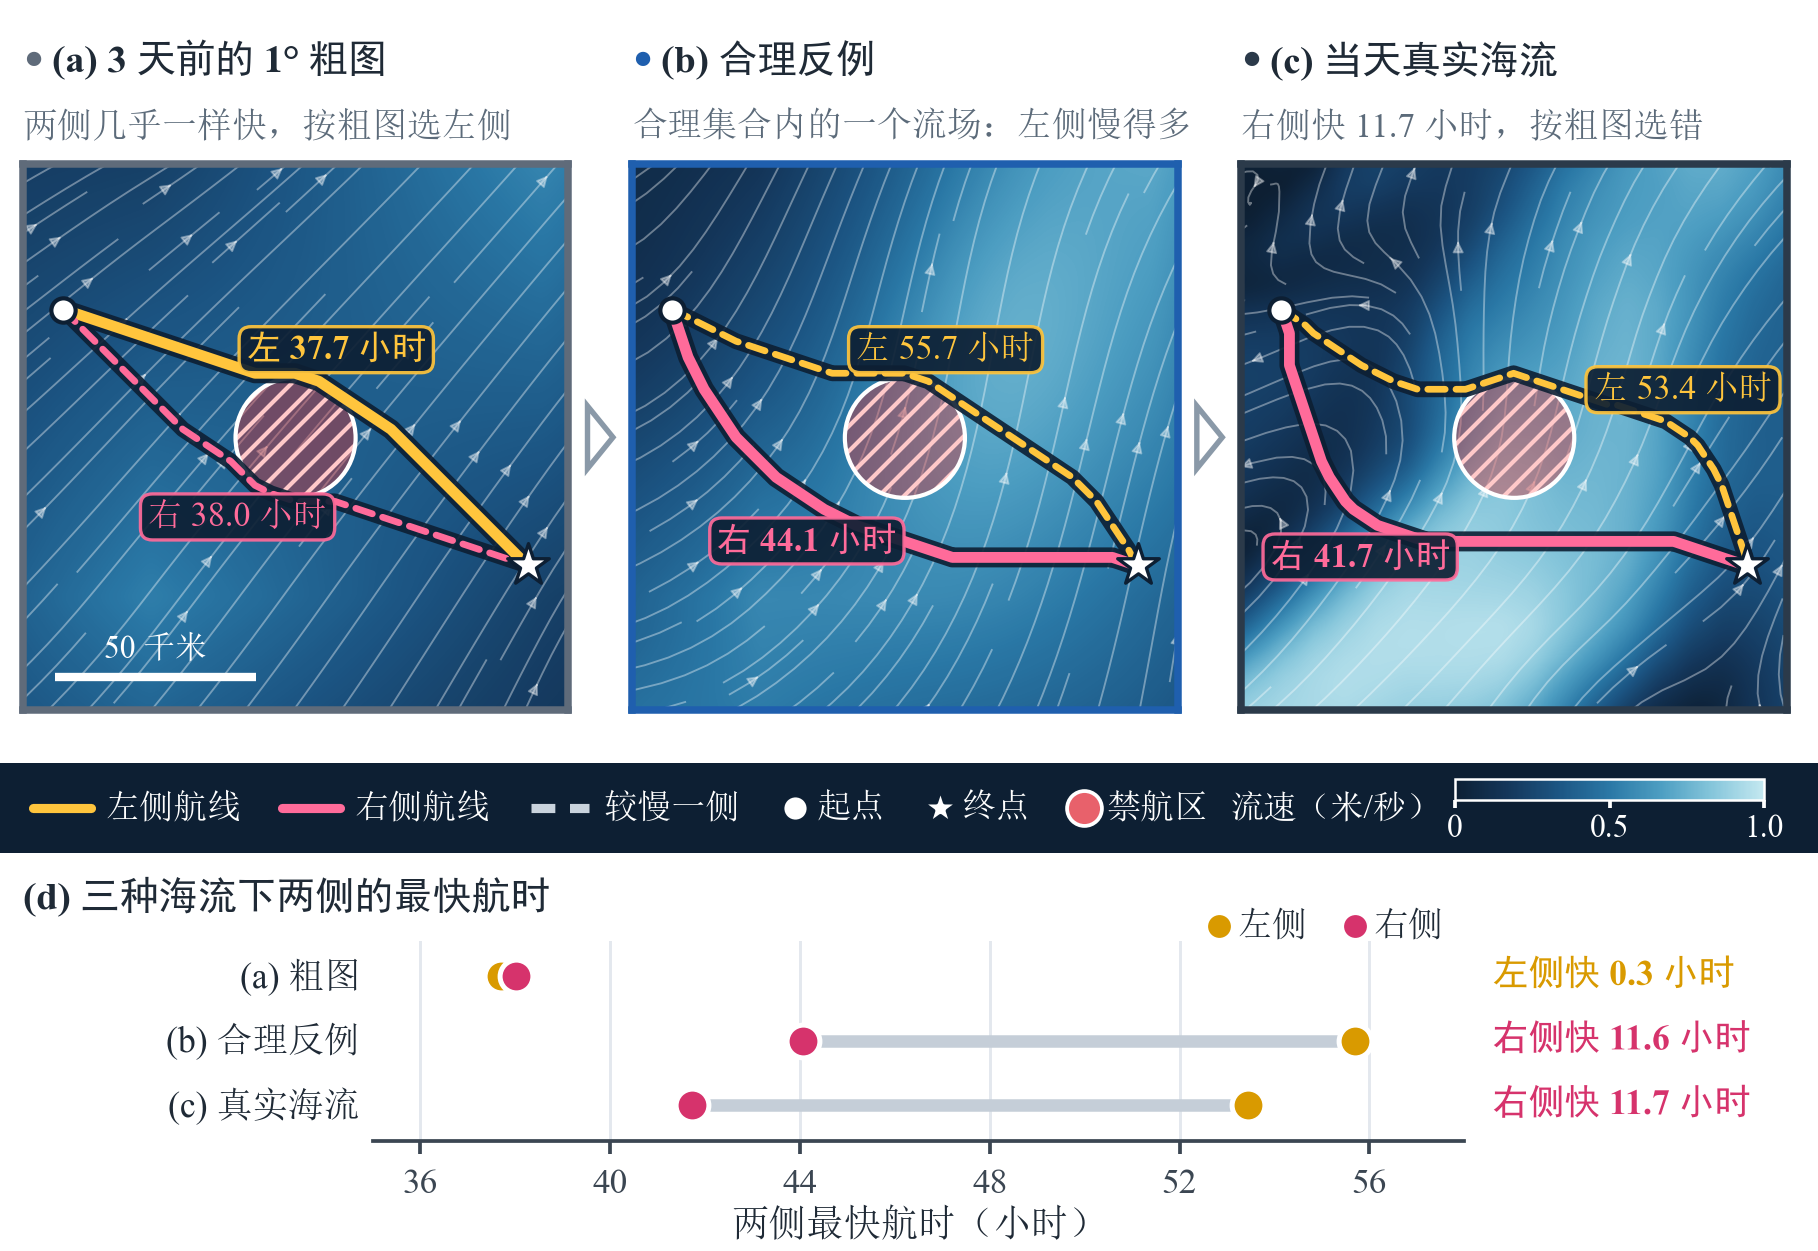

Reproduce this figure in Python.
"""Fig. 2: one test mission (2022-01-18, chosen by a stated rule in experiments/route_example.py).
(a) the 1-degree map made 3 days earlier: the two sides look equally fast; (b) a plausible counterexample,
a field inside the calibrated plausible set (radius 1.5) in which the map's side is much slower; (c) the
real current of that day; (d) the fastest time of each side in the three fields."""
import json

import numpy as np
import matplotlib.pyplot as plt
from matplotlib.patches import FancyBboxPatch, Rectangle
from matplotlib.lines import Line2D
from matplotlib.colorbar import ColorbarBase
from matplotlib.colors import Normalize

import rstyle as st
import rmaps as rm

PANELS = [("map", "(a) 3 天前的 1° 粗图", "两侧几乎一样快，按粗图选左侧", st.MAP),
          ("counter", "(b) 合理反例", "合理集合内的一个流场：左侧慢得多", st.OURS),
          ("truth", "(c) 当天真实海流", "右侧快 11.7 小时，按粗图选错", "#2B3A4A")]


def main():
    st.setup()
    D = np.load(st.ROOT / "results" / "route_example.npz")
    M = json.load(open(st.ROOT / "results" / "route_example.json", encoding="utf-8"))
    W_MM, H_MM = 154, 106
    fig = plt.figure(figsize=(W_MM * st.MM, H_MM * st.MM))
    w, gap, left = 0.300, 0.035, 0.0125
    h = w * W_MM / H_MM
    yb = 0.432
    for i, (name, title, sub, col) in enumerate(PANELS):
        x = left + i * (w + gap)
        ax = fig.add_axes([x, yb, w, h])
        times = {a: M[f"{name}_time_{a}"] for a in "LR"}
        rm.draw(ax, D, name, times, frame=col, scale_bar=(i == 0))
        fig.text(x, yb + h + 0.072, "●", color=col, fontsize=8, va="bottom", ha="left")
        fig.text(x + 0.016, yb + h + 0.068, title, fontproperties=st.bold(9.4), color=st.INK, va="bottom", ha="left")
        fig.text(x, yb + h + 0.018, sub, fontsize=8.4, color=st.MUTED, va="bottom", ha="left")
        if i < 2:
            rm.hollow_arrow(fig, x + w + gap / 2, yb + h / 2)
    # legend band
    band = fig.add_axes([0.0, 0.318, 1.0, 0.072])
    band.set_xlim(0, 1)
    band.set_ylim(0, 1)
    band.axis("off")
    band.add_patch(Rectangle((0, 0), 1, 1, fc=rm.NIGHT, ec="none"))
    items = [("line", rm.GOLD, "-", "左侧航线"), ("line", rm.PINK, "-", "右侧航线"),
             ("line", "#C9D3DD", (0, (2.6, 1.6)), "较慢一侧"), ("marker", "o", None, "起点"),
             ("marker", "*", None, "终点"), ("zone", None, None, "禁航区")]
    xx = 0.018
    for kind, a, b, label in items:
        if kind == "line":
            band.plot([xx, xx + 0.032], [0.5, 0.5], color=a, lw=2.2, ls=b, solid_capstyle="round")
            xx += 0.040
        elif kind == "marker":
            band.scatter([xx + 0.008], [0.5], marker=a, s=40 if a == "o" else 90, color="white", edgecolor=rm.NIGHT)
            xx += 0.020
        else:
            band.scatter([xx + 0.008], [0.5], marker="o", s=70, color="#E8616B", edgecolor="white", lw=0.9)
            xx += 0.020
        t = band.text(xx, 0.5, label, color="white", va="center", ha="left", fontsize=8.2)
        fig.canvas.draw()
        bb = t.get_window_extent().transformed(band.transData.inverted())
        xx = bb.x1 + 0.022
    cax = fig.add_axes([0.80, 0.360, 0.17, 0.017])
    cb = ColorbarBase(cax, cmap=rm.SEA, norm=Normalize(0, rm.SEA_VMAX), orientation="horizontal", ticks=[0, 0.5, 1.0])
    cb.outline.set_edgecolor("white")
    cb.outline.set_linewidth(0.6)
    cax.tick_params(colors="white", labelsize=7.6, length=2, pad=1.0)
    cax.set_xticklabels(["0", "0.5", "1.0"])
    fig.text(0.792, 0.354, "流速（米/秒）", color="white", fontsize=8.0, ha="right", va="center")
    # (d) fastest time of each side
    ax = fig.add_axes([0.205, 0.088, 0.60, 0.160])
    rows = [("map", "(a) 粗图"), ("counter", "(b) 合理反例"), ("truth", "(c) 真实海流")]
    for j, (name, label) in enumerate(rows):
        y = 2 - j
        tL, tR = M[f"{name}_time_L"], M[f"{name}_time_R"]
        ax.plot([tL, tR], [y, y], color=st.GRID if False else "#C5CED8", lw=3.0, solid_capstyle="round", zorder=1)
        for a, t in (("L", tL), ("R", tR)):
            ax.scatter([t], [y], s=62, color=rm.SIDE_D[a], edgecolor="white", lw=1.2, zorder=3)
        fast = "左" if tL < tR else "右"
        d = abs(tL - tR)
        col = rm.SIDE_D["L" if tL < tR else "R"]
        st.note(ax, 58.6, y, f"{fast}侧快 {d:.1f} 小时", col=col, size=8.6, weight="bold", ha="left")
        ax.text(-0.012, y, label, transform=ax.get_yaxis_transform(), ha="right", va="center", fontsize=8.6, color=st.INK)
    for k, (a, lab) in enumerate((("L", "左侧"), ("R", "右侧"))):
        ax.scatter([0.775 + 0.125 * k], [1.07], s=42, color=rm.SIDE_D[a], edgecolor="white", lw=1.0,
                   transform=ax.transAxes, clip_on=False)
        ax.text(0.792 + 0.125 * k, 1.07, lab, transform=ax.transAxes, va="center", ha="left", fontsize=8.4)
    ax.set_xlim(35, 58)
    ax.set_ylim(-0.55, 2.55)
    ax.set_yticks([])
    ax.set_xticks([36, 40, 44, 48, 52, 56])
    ax.set_xlabel("两侧最快航时（小时）", labelpad=2)
    ax.grid(axis="y", visible=False)
    ax.spines["left"].set_visible(False)
    fig.text(0.0125, 0.268, "(d) 三种海流下两侧的最快航时", fontproperties=st.bold(9.4), color=st.INK, va="bottom")
    st.save(fig, "route2_example")


if __name__ == "__main__":
    main()
